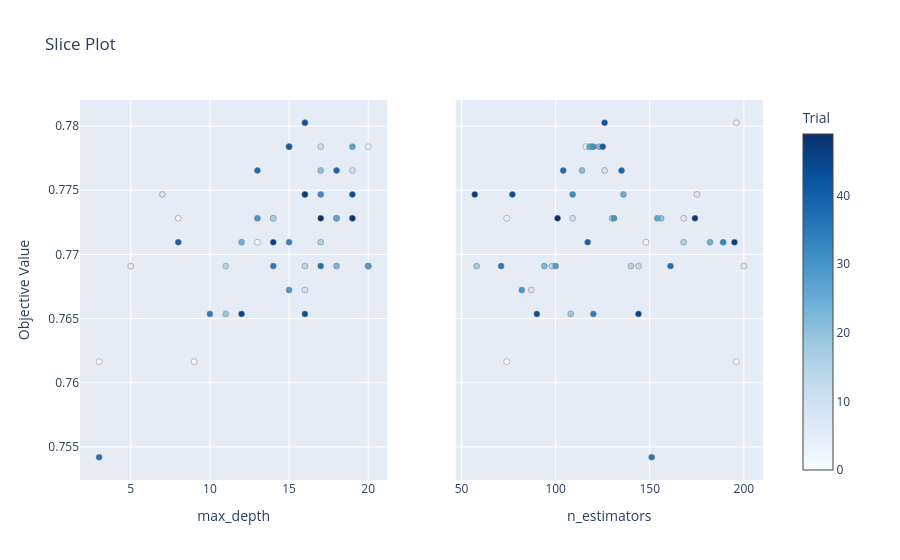

Write notebook code for a chart like this one.
### Code cell
# 3. Slice Plot
plot_slice(study).show()

### Figure 1 — Plotly figure (JSON) as saved in the notebook; plotly's stock layout.template omitted (floating-point values rounded to 4 significant figures)
{"data": [{"marker": {"color": [0, 1, 2, 3, 4, 5, 6, 7, 8, 9, 10, 11, 12, 13, 14, 15, 16, 17, 18, 19, 20, 21, 22, 23, 24, 25, 26, 27, 28, 29, 30, 31, 32, 33, 34, 35, 36, 37, 38, 39, 40, 41, 42, 43, 44, 45, 46, 47, 48, 49], "colorbar": {"title": {"text": "Trial"}, "x": 1, "xpad": 40}, "colorscale": [[0, "rgb(247,251,255)"], [0.125, "rgb(222,235,247)"], [0.25, "rgb(198,219,239)"], [0.375, "rgb(158,202,225)"], [0.5, "rgb(107,174,214)"], [0.625, "rgb(66,146,198)"], [0.75, "rgb(33,113,181)"], [0.875, "rgb(8,81,156)"], [1, "rgb(8,48,107)"]], "line": {"color": "Grey", "width": 0.5}, "showscale": true}, "mode": "markers", "name": "Feasible Trial", "showlegend": false, "type": "scatter", "x": [3, 9, 13, 8, 20, 16, 5, 14, 7, 16, 19, 19, 17, 20, 16, 11, 17, 14, 20, 11, 18, 17, 15, 18, 12, 16, 18, 19, 20, 15, 13, 15, 17, 15, 10, 14, 3, 17, 13, 18, 8, 15, 16, 16, 19, 12, 14, 16, 19, 17], "xaxis": "x", "y": [0.7616, 0.7616, 0.7709, 0.7728, 0.7784, 0.7803, 0.7691, 0.7728, 0.7747, 0.7672, 0.7765, 0.7728, 0.7784, 0.7691, 0.7691, 0.7691, 0.7709, 0.7728, 0.7691, 0.7654, 0.7728, 0.7765, 0.7784, 0.7691, 0.7709, 0.7747, 0.7728, 0.7784, 0.7691, 0.7672, 0.7728, 0.7784, 0.7747, 0.7709, 0.7654, 0.7691, 0.7542, 0.7691, 0.7765, 0.7765, 0.7709, 0.7784, 0.7803, 0.7654, 0.7747, 0.7654, 0.7709, 0.7747, 0.7728, 0.7728], "yaxis": "y"}, {"marker": {"color": [0, 1, 2, 3, 4, 5, 6, 7, 8, 9, 10, 11, 12, 13, 14, 15, 16, 17, 18, 19, 20, 21, 22, 23, 24, 25, 26, 27, 28, 29, 30, 31, 32, 33, 34, 35, 36, 37, 38, 39, 40, 41, 42, 43, 44, 45, 46, 47, 48, 49], "colorbar": {"title": {"text": "Trial"}, "x": 1, "xpad": 40}, "colorscale": [[0, "rgb(247,251,255)"], [0.125, "rgb(222,235,247)"], [0.25, "rgb(198,219,239)"], [0.375, "rgb(158,202,225)"], [0.5, "rgb(107,174,214)"], [0.625, "rgb(66,146,198)"], [0.75, "rgb(33,113,181)"], [0.875, "rgb(8,81,156)"], [1, "rgb(8,48,107)"]], "line": {"color": "Grey", "width": 0.5}, "showscale": false}, "mode": "markers", "name": "Feasible Trial", "showlegend": false, "type": "scatter", "x": [74, 196, 148, 74, 116, 196, 200, 168, 175, 87, 126, 109, 119, 144, 98, 140, 168, 130, 58, 108, 156, 114, 123, 94, 182, 136, 154, 118, 100, 82, 131, 120, 109, 189, 120, 71, 151, 161, 104, 135, 117, 125, 126, 90, 77, 144, 195, 57, 174, 101], "xaxis": "x2", "y": [0.7616, 0.7616, 0.7709, 0.7728, 0.7784, 0.7803, 0.7691, 0.7728, 0.7747, 0.7672, 0.7765, 0.7728, 0.7784, 0.7691, 0.7691, 0.7691, 0.7709, 0.7728, 0.7691, 0.7654, 0.7728, 0.7765, 0.7784, 0.7691, 0.7709, 0.7747, 0.7728, 0.7784, 0.7691, 0.7672, 0.7728, 0.7784, 0.7747, 0.7709, 0.7654, 0.7691, 0.7542, 0.7691, 0.7765, 0.7765, 0.7709, 0.7784, 0.7803, 0.7654, 0.7747, 0.7654, 0.7709, 0.7747, 0.7728, 0.7728], "yaxis": "y2"}], "layout": {"title": {"text": "Slice Plot"}, "xaxis": {"anchor": "y", "domain": [0, 0.45], "title": {"text": "max_depth"}}, "xaxis2": {"anchor": "y2", "domain": [0.55, 1], "title": {"text": "n_estimators"}}, "yaxis": {"anchor": "x", "domain": [0, 1], "title": {"text": "Objective Value"}}, "yaxis2": {"anchor": "x2", "domain": [0, 1], "matches": "y", "showticklabels": false}}}
